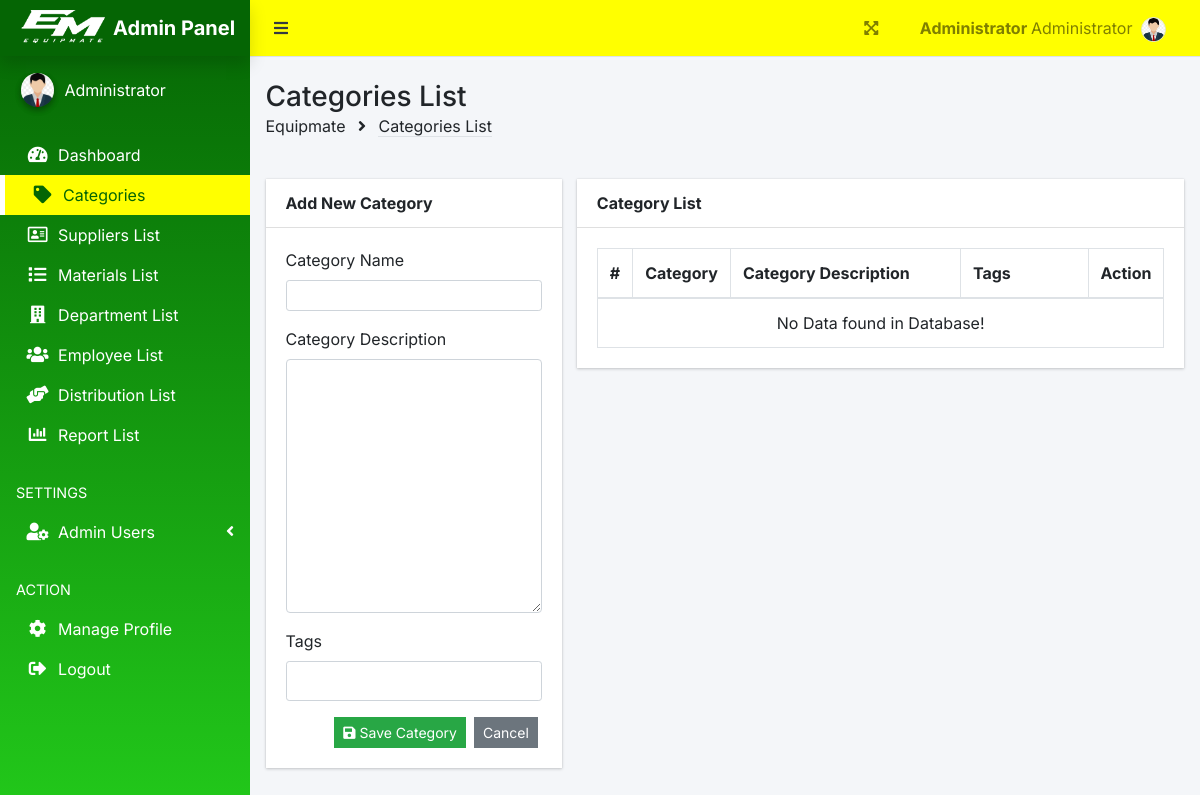
Page /index.php?page=categories_list (signed in) on the earlier database version.
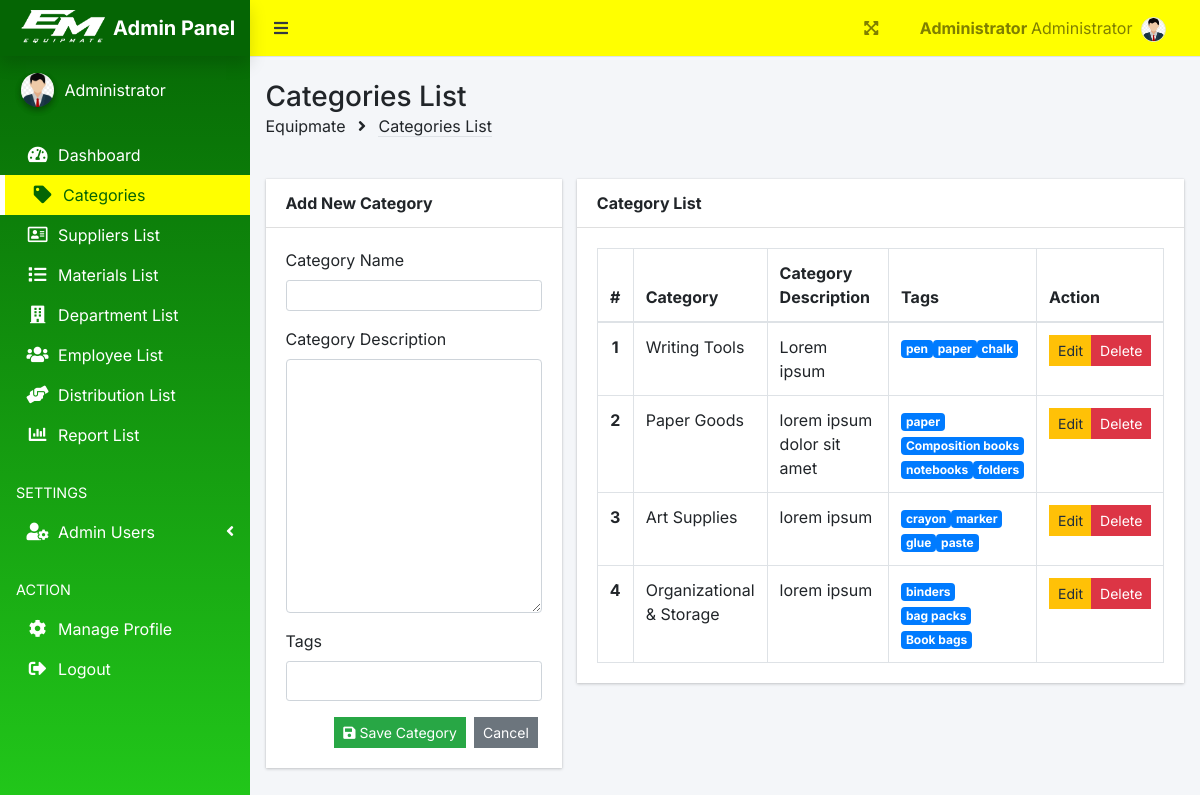
Same page on the later database version.
### tables this page shows
CREATE TABLE `categories_list` (
  `cat_id` int(11) NOT NULL,
  `category_name` varchar(100) NOT NULL,
  `category_description` text NOT NULL,
  `tags` text NOT NULL,
  `date_added` datetime NOT NULL DEFAULT current_timestamp()
);

### admin/categories_list.php (the view, shortened to what this page needs)
<?php include 'db_connect.php' ?>
<div class="row">
  <div class="col-md-4">
    <div class="card">
      <div class="card-header">
        <strong>Add New Category</strong>
      </div>
      <div class="card-body">
        <form action="" id="manage-category">
          <div class="form-group">
            <label for="" class="text-normal font-weight-normal">Category Name</label>
            <input type="text" name="category_name" class="form-control form-control-sm"
              value="<?php echo isset($category_name) ? $category_name : '' ?>">
          </div>
          <div class="form-group">
            <label for="" class="font-weight-normal">Category Description</label>
            <textarea name="category_description" id="" class="form-control" cols="30"
              rows="10"><?php echo isset($category_description) ? $category_description : '' ?></textarea>
          </div>
          <div class="form-group">
            <label for="" class="text-normal font-weight-normal">Tags</label>
            <div id="tag-input" class="form-control form-control-sm"
              style="min-height:40px;display:flex;flex-wrap:wrap;gap:5px;">
              <input type="text" id="tag-field" style="border:none;flex:1;min-width:120px;outline:none;">
            </div>
          </div>
          <div class="d-flex justify-content-end w-100">
            <button class="btn btn-sm btn-success btn-flat mx-1"><i class="fa fa-save"></i> Save Category</button>
            <a href="./index.php?page=categories_list" class="btn btn-sm btn-secondary btn-flat mx-1">Cancel</a>
          </div>
        </form>
      </div>
    </div>
  </div>
  <div class="col-md-8">
    <div class="card">
      <div class="card-header">
        <strong>Category List</strong>
      </div>
      <div class="card-body">
        <table class="table table-hover table-bordered" id="list">
          <colgroup>
            <col width="5%">
            <col width="15%">
            <col width="45%">
            <col width="25%">
            <col width="10%">
          </colgroup>
          <thead>
            <tr>
              <th class="text-center">#</th>
              <th>Category</th>
              <th>Category Description</th>
              <th>Tags</th>
              <th>Action</th>
            </tr>
          </thead>
          <tbody>
            <?php
            $i = 1;
            $qry = $conn->query("SELECT * FROM categories_list ORDER BY date_added ASC");
            if ($qry->num_rows > 0) {
              while ($row = $qry->fetch_assoc()):
                ?>
                <tr>
                  <th class="text-center"><?php echo $i++ ?></th>
                  <td><?php echo $row['category_name'] ?></td>
                  <td><?php echo $row['category_description'] ?></td>
                  <td>
                    <?php
                    if (!empty($row['tags'])) {
                      $tags = explode(",", $row['tags']);
                      foreach ($tags as $tag) {
                        echo '<span class="badge bg-primary me-1">' . trim($tag) . '</span>';
                      }
                    } else {
                      echo '<span class="text-muted">No tags</span>';
                    }
                    ?>
                  </td>
                  <td class="text-center">
                    <div class="btn-group">
                      <?php $hashed_link = hash('sha256', $row['cat_id']); ?>
                      <a class="btn btn-warning btn-flat btn-sm"
                        href="./index.php?page=edit_category&cat_id=<?php echo $hashed_link ?>">Edit</a>
                      <button type="button" class="btn btn-danger btn-flat btn-sm delete-category"
                        data-id="<?php echo $row['cat_id'] ?>">
                        Delete
                      </button>
                    </div>
                  </td>
                </tr>
              <?php endwhile;
            } else {
              echo '<tr class="text-center">
              <td colspan="5">No Data found in Database!</td></tr>';
            } ?>
          </tbody>
        </table>
      </div>
    </div>
  </div>
</div>

Differences in the rows shown:
added categories_list: category_name "Writing Tools", category_description "Lorem ipsum", tags "pen", tags "paper", tags "chalk"
added categories_list: category_name "Paper Goods", category_description "lorem ipsum dolor sit amet", tags "paper", tags "Composition books", tags "notebooks", tags "folders"
added categories_list: category_name "Art Supplies", category_description "lorem ipsum", tags "crayon", tags "marker", tags "glue", tags "paste"
added categories_list: category_name "Organizational & Storage", category_description "lorem ipsum", tags "binders", tags "bag packs", tags "Book bags"
Other differences:
text no longer shown: "No Data found in Database!"
